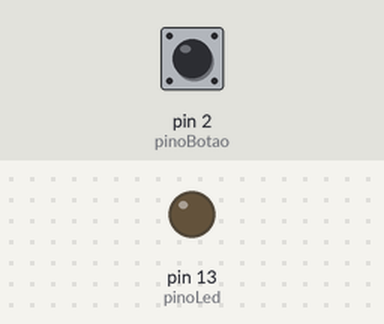
Recording of a sketch running on a simulated Arduino Uno, built with avr-gcc and run on an emulated ATmega328P. On the bench: output pins drawn as LEDs (lit = HIGH). Dashed ring = blinking. Inputs (shaded band) come from the test bench; at power-on: pin 2 (pinoBotao) HIGH.

Above: at 1.2 s.
1.3 s: pin 2 (pinoBotao) pulsed LOW 5 times (0.12 s each, 0.3 s apart)
At 2.48 s:
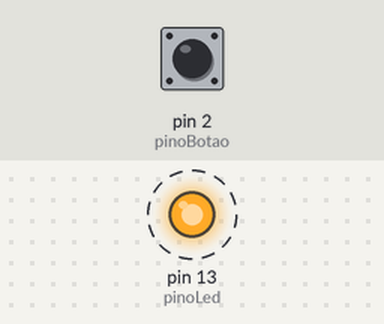
4.3 s: pin 2 (pinoBotao) pulled LOW for 0.15 s
At 5.4 s:
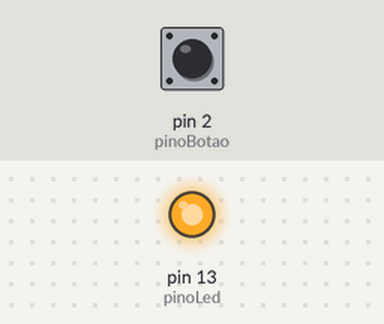
5.9 s: pin 2 (pinoBotao) pulled LOW for 1 s
At 7.9 s:
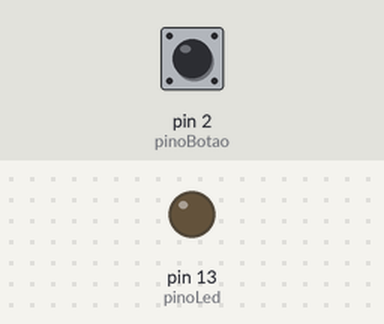
Timing chart, 0 to 9.4 s (numbered marks = the images above; inputs shaded):
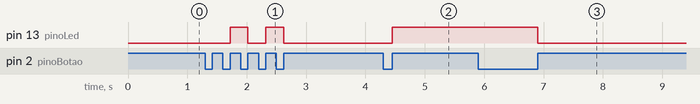

The sketch:

led.ino
```cpp
const int pinoBotao = 2;
const int pinoLed = 13;

volatile int estadoBotao = LOW; // Variável para armazenar o estado atual do botão
volatile unsigned long ultimoDebounceTime = 0; // Variável para armazenar o último tempo de debounce
const unsigned long debounceDelay = 200; // Intervalo de debounce em milissegundos
int estado = 0; // Variável para controlar o estado da máquina de estados

void setup() {
  pinMode(pinoLed, OUTPUT); // Define o pino do LED como saída
  pinMode(pinoBotao, INPUT_PULLUP); // Define o pino do botão como entrada com resistor de pull-up interno
}

// Função de interrupção para lidar com o debounce do botão
void interrupcaoBotao() {
  unsigned long debounceAtual = millis(); // Obtém o tempo atual em milissegundos

  // Verifica se o intervalo de debounce foi atingido
  if ((debounceAtual - ultimoDebounceTime) > debounceDelay) {
    // Atualiza o estado do botão apenas se o intervalo de debounce foi atingido
    if (digitalRead(pinoBotao)) {
      // Botão foi pressionado, inverte o estado do LED
      digitalWrite(pinoLed, estadoBotao);
      estadoBotao = !estadoBotao;
    }

    ultimoDebounceTime = debounceAtual; // Atualiza o último tempo de debounce
  }
}

void loop() {
  switch (estado) {
    case 0:
      // Estado inicial - aguarda o botão ser pressionado
      if (digitalRead(pinoBotao)) {
        estado = 1;
        attachInterrupt(digitalPinToInterrupt(pinoBotao), interrupcaoBotao, RISING);
        // Habilita a interrupção no pino do botão (borda de subida)
        // para tratar a ação do botão pressionado
      }
      break;

    case 1:
      // Aguarda um pequeno atraso para evitar transições indesejadas
      estado = 2;
      delay(20);
      break;

    case 2:
      // Aguarda o botão ser solto
      if (!digitalRead(pinoBotao)) {
        estado = 3;
        attachInterrupt(digitalPinToInterrupt(pinoBotao), interrupcaoBotao, RISING);
        // Habilita a interrupção no pino do botão (borda de subida)
        // para tratar a ação do botão solto
      }
      break;

    case 3:
      // Aguarda um pequeno atraso para evitar transições indesejadas
      estado = 0;
      delay(20);
      break;
  }

  delay(1); // Pequeno atraso para evitar execução muito rápida do loop
}
```

Measured:
- after the input at 1.3 s, pin 13 (pinoLed): alternates HIGH for 0.30 s and LOW for 0.30 s, 4 changes in all, then stays LOW, starting after 0.42 s
- after the input at 4.3 s, pin 13 (pinoLed): LOW → HIGH after 0.15 s
- after the input at 5.9 s, pin 13 (pinoLed): HIGH → LOW after 1.0 s
